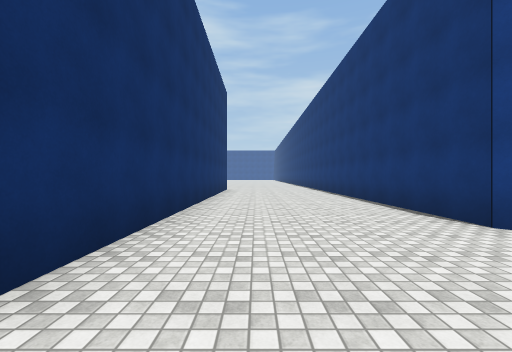
[1] (above)

12 first-person views from a walk through a Unity game level. The camera is 1.4 m above the floor, looks level and sees 90° across. The floor is counted in squares, 2 m on a side. Each view is taken from the middle of a square. On the plan, view 1 faces up. The plan holds only what a view shows up to about 9 squares ahead; the rest is blank. The place goes on beyond the plan. Surface patterns are stand-ins for the level's own textures.

[2]
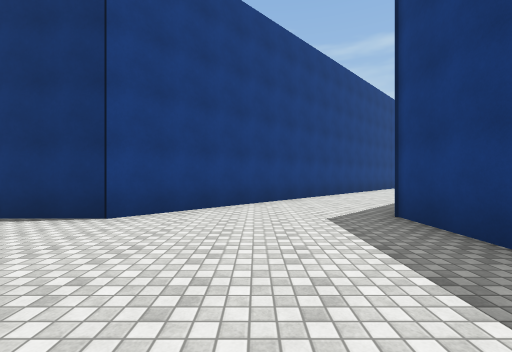

[3]
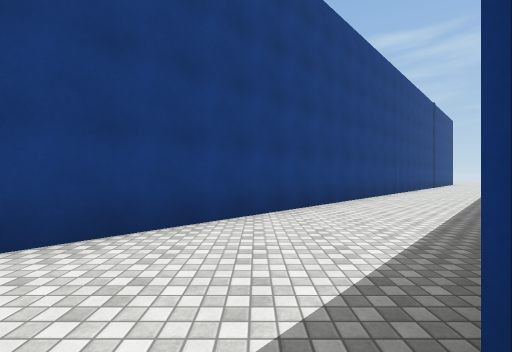

[4]
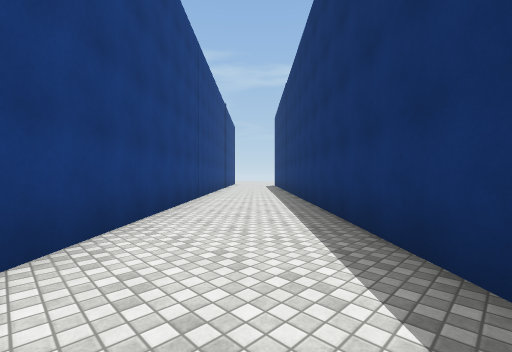

[5]
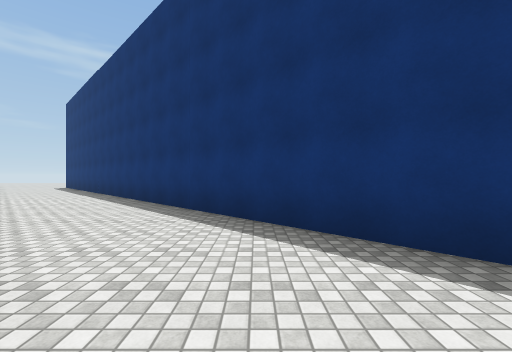

[6]
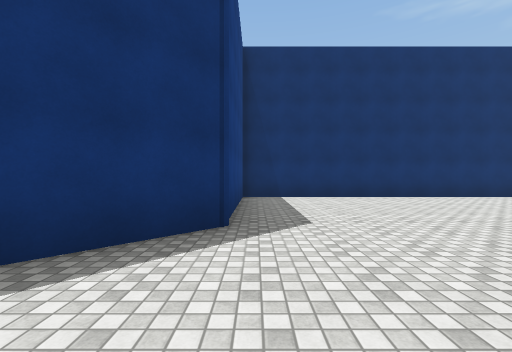

[7]
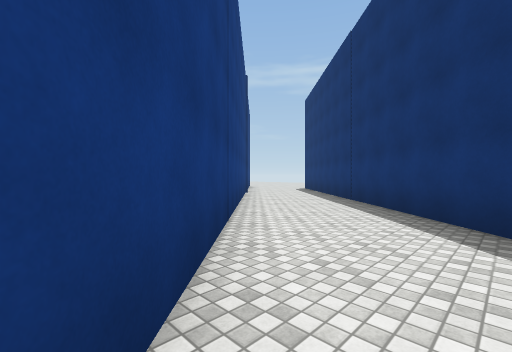

[8]
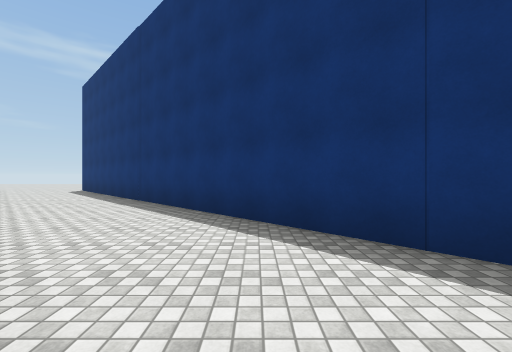

[9]
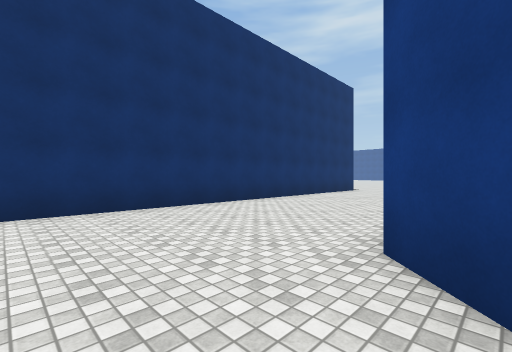

[10]
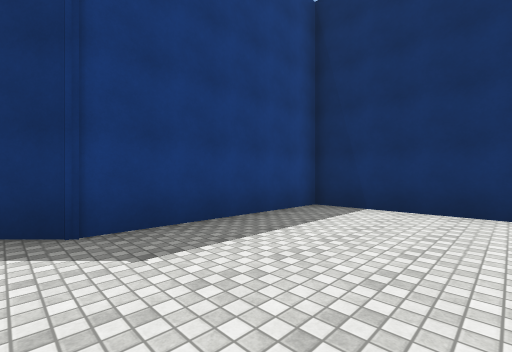

[11]
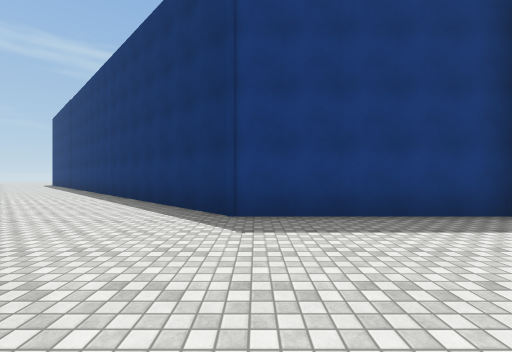

[12]
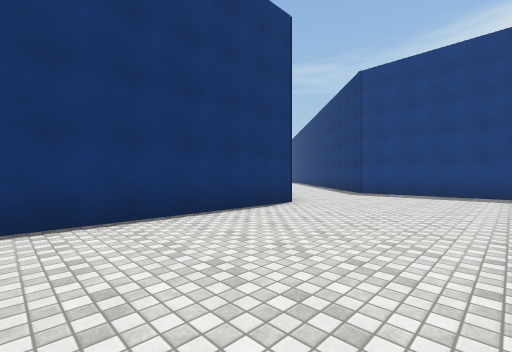

### Floor plan
Points are (right, up) in squares from view 1. A wall is a line through its corners. A room is listed if a view was taken in it or the views show most of it. See-through windows are left out.
Room 1 (views 1, 2, 3, 4, 5, 6, 7, 8, 9, 10, 11, 12)
walls: (-1.5, 9) (-1.5, -1.4) (3.4, -1.4) (14.5, -12.5); (14.3, -7.7) (3.2, 3.4) (3.2, 9)

Positions as (right, up) in squares from view 1, and headings:
1: (0, 0), facing up
2: (-1, 1), facing right
3: (3, -1), facing right
4: (6, -2), facing down-right
5: (7, -1), facing down
6: (7, -1), facing left
7: (10, -4), facing down-right
8: (10, -4), facing down
9: (4, 1), facing up-left
10: (4, 2), facing down-left
11: (3, 3), facing down
12: (-1, 9), facing down-right
